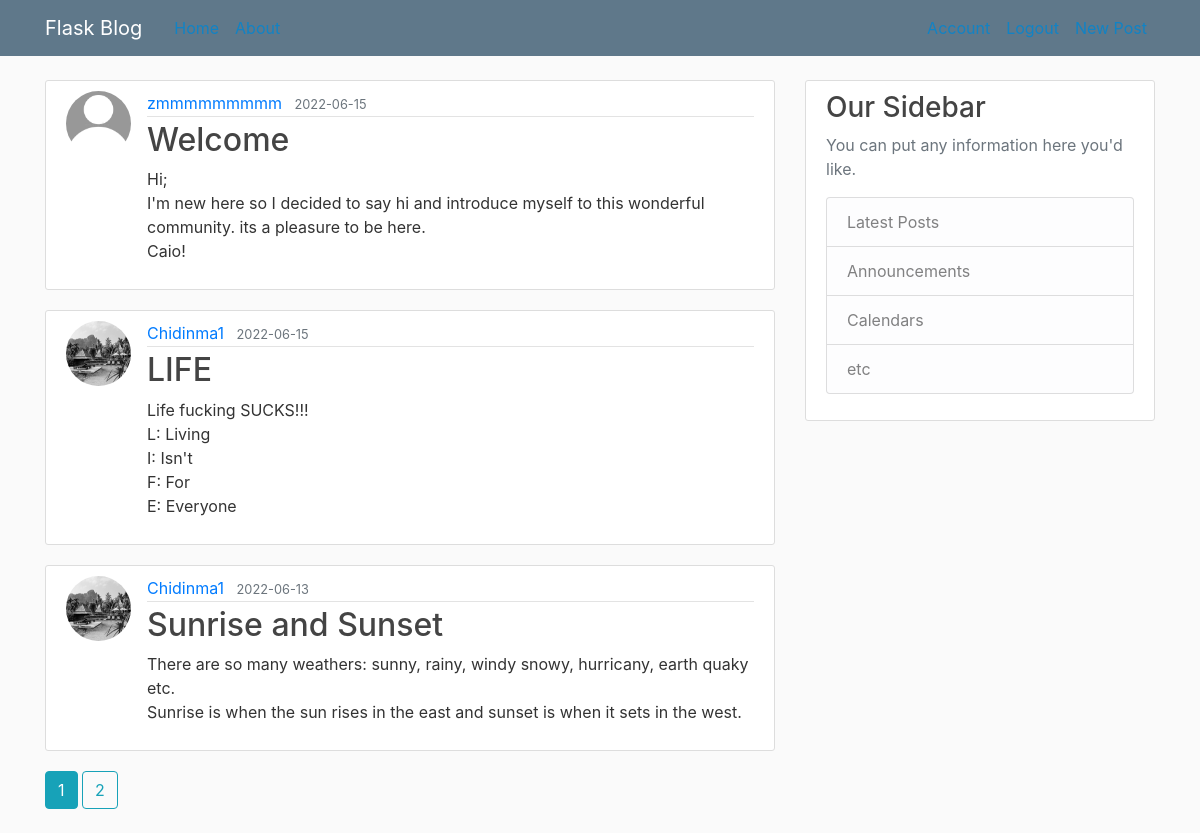
/home (signed in), run on the app's committed database.
### flaskblog/models.py (models this page shows, shortened)
class Post(db.Model):
    id = db.Column(db.Integer, primary_key=True)
    title = db.Column(db.String(100), nullable=False)
    date = db.Column(db.DateTime, nullable=False, default=datetime.utcnow)
    content = db.Column(db.Text, nullable=False)
    user_id = db.Column(db.Integer, db.ForeignKey('user.id'), nullable=False)

class User(db.Model, UserMixin):
    id = db.Column(db.Integer, primary_key=True)
    username = db.Column(db.String(20), unique=True, nullable=False)
    email = db.Column(db.String(120), unique=True, nullable=False)
    image_file = db.Column(db.String(20), nullable=False, default='default.jpg')
    password = db.Column(db.String(60), nullable=False)
    posts = db.relationship('Post', backref='author', lazy=True) #Post is name of relationship class

### flaskblog/main/routes.py (the view)
@main.route("/")
@main.route("/home")
def home():
    page = request.args.get('page', 1, type=int) #not needed for query.all
    posts = Post.query.order_by(Post.date.desc()).paginate(page=page, per_page=3) #3 posts per page. .order_by is only needed if you want to order
    return render_template('home.html', posts=posts)

### flaskblog/models.py (called while the page is built)
@login_manager.user_loader
def load_user(user_id):
    return User.query.get(int(user_id))

### flaskblog/templates/home.html
{% extends "layout.html" %}
{% block content %}
    {% for post in posts.items %}
        <article class="media content-section">
          <img class="rounded-circle article-img" src="{{ url_for('static', filename='profile_pics/' + post.author.image_file) }}">
          <div class="media-body">
            <div class="article-metadata">
              <a class="mr-2" href="{{url_for('users.user_posts', username=post.author.username)}}">{{ post.author.username }}</a>
              <small class="text-muted">{{ post.date.strftime('%Y-%m-%d') }}</small>
            </div>
            <h2><a class="article-title" href="{{url_for('posts.post', post_id=post.id)}}">{{ post.title }}</a></h2>
            <p class="article-content">{{ post.content }}</p>
          </div>
        </article>
    {% endfor %}
    {% for page_num in posts.iter_pages(left_edge=1, right_edge=1, left_current=1, right_current=2) %}
      {% if page_num %}
        {% if posts.page == page_num %}
          <a class="btn btn-info mb-4" href="{{url_for('main.home', page=page_num)}}">{{page_num}}</a>
        {% else %}
          <a class="btn btn-outline-info mb-4" href="{{url_for('main.home', page=page_num)}}">{{page_num}}</a>
         {% endif %}
      {% else %}
      ...
      {% endif %}
    {% endfor %}
{% endblock content %}

### flaskblog/static/main.css (style rules this page uses)
body { background: #fafafa; color: #333333; margin-top: 5rem; }
h1, h2, h3, h4, h5, h6 { color: #444444; }
.content-section { background: #ffffff; padding: 10px 20px; border: 1px solid #dddddd; border-radius: 3px; margin-bottom: 20px; }
.article-title { color: #444444; }
.article-content { white-space: pre-line; }
.article-img { height: 65px; width: 65px; margin-right: 16px; }
.article-metadata { padding-bottom: 1px; margin-bottom: 4px; border-bottom: 1px solid #e3e3e3 }

### data on the page
Post: image_file (placeholder picture), author.username "zmmmmmmmmm", date "2022-06-15", title "Welcome", content "Hi; I'm new here so I decided to say hi and introduce myself to this wonderful community. its a pleasure to be here. Caio!"
Post: image_file (picture), author.username "Chidinma1", date "2022-06-15", title "LIFE", content "Life fucking SUCKS!!! L: Living I: Isn't F: For E: Everyone"
Post: image_file (picture), author.username "Chidinma1", date "2022-06-13", title "Sunrise and Sunset", content "There are so many weathers: sunny, rainy, windy snowy, hurricany, earth quaky etc. Sunrise is when the sun rises in the east and sunset is when it sets in the west."

### other printed values
{{ page_num }} "1"
{{ page_num }} "2"
